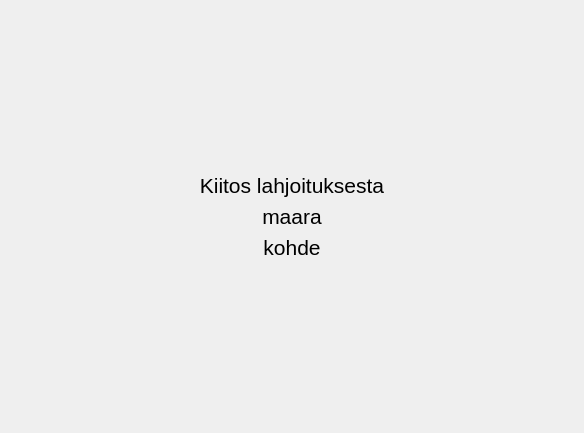
<?xml version="1.0" encoding="UTF-8"?>
<ui version="4.0">
 <class>NaytaTapahtumaWindow</class>
 <widget class="QDialog" name="NaytaTapahtumaWindow">
  <property name="geometry">
   <rect>
    <x>0</x>
    <y>0</y>
    <width>584</width>
    <height>433</height>
   </rect>
  </property>
  <property name="windowTitle">
   <string>Kuittaus</string>
  </property>
  <layout class="QGridLayout" name="gridLayout_2">
   <item row="0" column="0">
    <layout class="QGridLayout" name="gridLayout">
     <item row="1" column="0">
      <widget class="QLabel" name="infoLabel">
       <property name="font">
        <font>
         <pointsize>16</pointsize>
        </font>
       </property>
       <property name="text">
        <string>Kiitos lahjoituksesta</string>
       </property>
       <property name="alignment">
        <set>Qt::AlignCenter</set>
       </property>
      </widget>
     </item>
     <item row="2" column="0">
      <widget class="QLabel" name="maaraLabel">
       <property name="font">
        <font>
         <pointsize>16</pointsize>
        </font>
       </property>
       <property name="text">
        <string>maara</string>
       </property>
       <property name="alignment">
        <set>Qt::AlignCenter</set>
       </property>
      </widget>
     </item>
     <item row="4" column="0">
      <spacer name="verticalSpacer">
       <property name="orientation">
        <enum>Qt::Vertical</enum>
       </property>
       <property name="sizeHint" stdset="0">
        <size>
         <width>20</width>
         <height>40</height>
        </size>
       </property>
      </spacer>
     </item>
     <item row="3" column="0">
      <widget class="QLabel" name="kohdeLabel">
       <property name="font">
        <font>
         <pointsize>16</pointsize>
        </font>
       </property>
       <property name="text">
        <string>kohde</string>
       </property>
       <property name="alignment">
        <set>Qt::AlignCenter</set>
       </property>
      </widget>
     </item>
     <item row="0" column="0">
      <spacer name="verticalSpacer_2">
       <property name="orientation">
        <enum>Qt::Vertical</enum>
       </property>
       <property name="sizeHint" stdset="0">
        <size>
         <width>20</width>
         <height>40</height>
        </size>
       </property>
      </spacer>
     </item>
    </layout>
   </item>
  </layout>
 </widget>
 <resources/>
 <connections/>
</ui>
